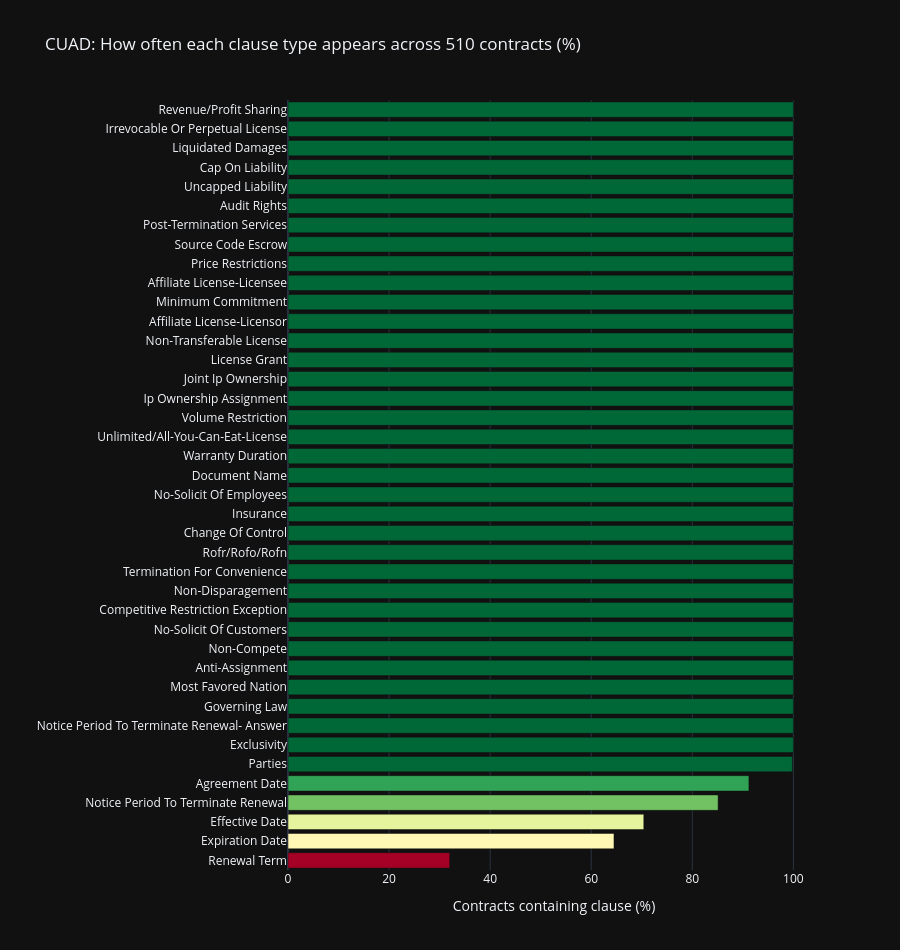

The notebook cell this image was saved under:
### Code cell
# Visualise clause presence rates
fig = px.bar(
    df_presence.sort_values('pct'),
    x='pct',
    y='clause_type',
    orientation='h',
    color='pct',
    color_continuous_scale='RdYlGn',
    title='CUAD: How often each clause type appears across 510 contracts (%)',
    labels={'pct': 'Contracts containing clause (%)', 'clause_type': ''},
    height=950,
    template='plotly_dark',
)
fig.update_layout(showlegend=False, coloraxis_showscale=False)
fig.show()

### Figure 1 — Plotly figure (JSON) as saved in the notebook; plotly's stock layout.template omitted (floating-point values rounded to 4 significant figures)
{"data": [{"hovertemplate": "Contracts containing clause (%)=%{marker.color}<br>=%{y}<extra></extra>", "legendgroup": "", "marker": {"color": [32.0, 64.5, 70.4, 85.1, 91.2, 99.8, 100.0, 100.0, 100.0, 100.0, 100.0, 100.0, 100.0, 100.0, 100.0, 100.0, 100.0, 100.0, 100.0, 100.0, 100.0, 100.0, 100.0, 100.0, 100.0, 100.0, 100.0, 100.0, 100.0, 100.0, 100.0, 100.0, 100.0, 100.0, 100.0, 100.0, 100.0, 100.0, 100.0, 100.0], "coloraxis": "coloraxis", "pattern": {"shape": ""}}, "name": "", "orientation": "h", "showlegend": false, "textposition": "auto", "type": "bar", "x": [32.0, 64.5, 70.4, 85.1, 91.2, 99.8, 100.0, 100.0, 100.0, 100.0, 100.0, 100.0, 100.0, 100.0, 100.0, 100.0, 100.0, 100.0, 100.0, 100.0, 100.0, 100.0, 100.0, 100.0, 100.0, 100.0, 100.0, 100.0, 100.0, 100.0, 100.0, 100.0, 100.0, 100.0, 100.0, 100.0, 100.0, 100.0, 100.0, 100.0], "xaxis": "x", "y": ["Renewal Term", "Expiration Date", "Effective Date", "Notice Period To Terminate Renewal", "Agreement Date", "Parties", "Exclusivity", "Notice Period To Terminate Renewal- Answer", "Governing Law", "Most Favored Nation", "Anti-Assignment", "Non-Compete", "No-Solicit Of Customers", "Competitive Restriction Exception", "Non-Disparagement", "Termination For Convenience", "Rofr/Rofo/Rofn", "Change Of Control", "Insurance", "No-Solicit Of Employees", "Document Name", "Warranty Duration", "Unlimited/All-You-Can-Eat-License", "Volume Restriction", "Ip Ownership Assignment", "Joint Ip Ownership", "License Grant", "Non-Transferable License", "Affiliate License-Licensor", "Minimum Commitment", "Affiliate License-Licensee", "Price Restrictions", "Source Code Escrow", "Post-Termination Services", "Audit Rights", "Uncapped Liability", "Cap On Liability", "Liquidated Damages", "Irrevocable Or Perpetual License", "Revenue/Profit Sharing"], "yaxis": "y"}], "layout": {"barmode": "relative", "coloraxis": {"colorbar": {"title": {"text": "Contracts containing clause (%)"}}, "colorscale": [[0.0, "rgb(165,0,38)"], [0.1, "rgb(215,48,39)"], [0.2, "rgb(244,109,67)"], [0.3, "rgb(253,174,97)"], [0.4, "rgb(254,224,139)"], [0.5, "rgb(255,255,191)"], [0.6, "rgb(217,239,139)"], [0.7, "rgb(166,217,106)"], [0.8, "rgb(102,189,99)"], [0.9, "rgb(26,152,80)"], [1.0, "rgb(0,104,55)"]], "showscale": false}, "height": 950, "legend": {"tracegroupgap": 0}, "showlegend": false, "title": {"text": "CUAD: How often each clause type appears across 510 contracts (%)"}, "xaxis": {"anchor": "y", "domain": [0.0, 1.0], "title": {"text": "Contracts containing clause (%)"}}, "yaxis": {"anchor": "x", "domain": [0.0, 1.0], "title": {"text": ""}}}}
